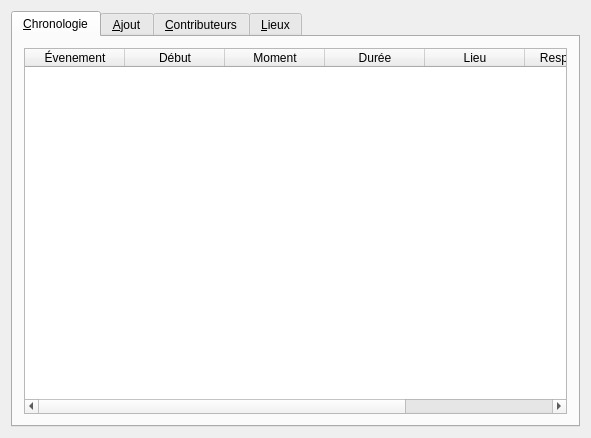
<?xml version="1.0" encoding="UTF-8"?>
<ui version="4.0">
 <class>ChronoEdit</class>
 <widget class="QWidget" name="ChronoEdit">
  <property name="geometry">
   <rect>
    <x>0</x>
    <y>0</y>
    <width>591</width>
    <height>438</height>
   </rect>
  </property>
  <property name="windowTitle">
   <string>ChronoEdit - Éditeur de chronologie de vol</string>
  </property>
  <property name="windowIcon">
   <iconset resource="ressources.qrc">
    <normaloff>:/icons/icon</normaloff>:/icons/icon</iconset>
  </property>
  <layout class="QVBoxLayout" name="verticalLayout_5">
   <item>
    <widget class="QTabWidget" name="tabWidget">
     <property name="toolTip">
      <string/>
     </property>
     <property name="currentIndex">
      <number>0</number>
     </property>
     <widget class="QWidget" name="tabEvent">
      <attribute name="icon">
       <iconset resource="ressources.qrc">
        <normaloff>:/icons/icon</normaloff>:/icons/icon</iconset>
      </attribute>
      <attribute name="title">
       <string>&amp;Chronologie</string>
      </attribute>
      <layout class="QVBoxLayout" name="verticalLayout_6">
       <item>
        <widget class="QTableWidget" name="events">
         <property name="enabled">
          <bool>true</bool>
         </property>
         <property name="editTriggers">
          <set>QAbstractItemView::NoEditTriggers</set>
         </property>
         <property name="dragEnabled">
          <bool>false</bool>
         </property>
         <property name="dragDropOverwriteMode">
          <bool>false</bool>
         </property>
         <property name="selectionBehavior">
          <enum>QAbstractItemView::SelectRows</enum>
         </property>
         <property name="sortingEnabled">
          <bool>true</bool>
         </property>
         <property name="wordWrap">
          <bool>true</bool>
         </property>
         <attribute name="horizontalHeaderVisible">
          <bool>true</bool>
         </attribute>
         <attribute name="horizontalHeaderCascadingSectionResizes">
          <bool>true</bool>
         </attribute>
         <attribute name="horizontalHeaderShowSortIndicator" stdset="0">
          <bool>true</bool>
         </attribute>
         <attribute name="verticalHeaderVisible">
          <bool>false</bool>
         </attribute>
         <attribute name="verticalHeaderCascadingSectionResizes">
          <bool>false</bool>
         </attribute>
         <column>
          <property name="text">
           <string>Évenement</string>
          </property>
         </column>
         <column>
          <property name="text">
           <string>Début</string>
          </property>
         </column>
         <column>
          <property name="text">
           <string>Moment</string>
          </property>
         </column>
         <column>
          <property name="text">
           <string>Durée</string>
          </property>
         </column>
         <column>
          <property name="text">
           <string>Lieu</string>
          </property>
         </column>
         <column>
          <property name="text">
           <string>Responsable</string>
          </property>
         </column>
         <column>
          <property name="text">
           <string>Description</string>
          </property>
         </column>
        </widget>
       </item>
      </layout>
     </widget>
     <widget class="QWidget" name="tab_3">
      <attribute name="icon">
       <iconset resource="ressources.qrc">
        <normaloff>:/icons/buttons/plus</normaloff>:/icons/buttons/plus</iconset>
      </attribute>
      <attribute name="title">
       <string>&amp;Ajout</string>
      </attribute>
      <layout class="QHBoxLayout" name="horizontalLayout_5">
       <item>
        <widget class="QGroupBox" name="groupBox">
         <property name="title">
          <string>Ajouter un évenement</string>
         </property>
         <layout class="QVBoxLayout" name="verticalLayout">
          <item>
           <layout class="QVBoxLayout" name="verticalLayout_4">
            <item>
             <layout class="QFormLayout" name="formLayout">
              <property name="fieldGrowthPolicy">
               <enum>QFormLayout::AllNonFixedFieldsGrow</enum>
              </property>
              <item row="0" column="0">
               <widget class="QLabel" name="titreLabel">
                <property name="text">
                 <string>Titre</string>
                </property>
               </widget>
              </item>
              <item row="0" column="1">
               <widget class="QLineEdit" name="eventTitle"/>
              </item>
              <item row="1" column="0">
               <widget class="QLabel" name="lieuLabel">
                <property name="text">
                 <string>Lieu</string>
                </property>
               </widget>
              </item>
              <item row="1" column="1">
               <widget class="QComboBox" name="eventPlace"/>
              </item>
              <item row="2" column="0">
               <widget class="QLabel" name="actionnaireLabel">
                <property name="text">
                 <string>Actionnaires</string>
                </property>
               </widget>
              </item>
              <item row="2" column="1">
               <widget class="QLabel" name="eventResp">
                <property name="text">
                 <string>Aucun - selectionnez dans l'onglet &quot;Contributeurs&quot;</string>
                </property>
               </widget>
              </item>
             </layout>
            </item>
            <item>
             <layout class="QHBoxLayout" name="horizontalLayout_4">
              <item>
               <widget class="QLabel" name="label_2">
                <property name="text">
                 <string>Début </string>
                </property>
               </widget>
              </item>
              <item>
               <widget class="QTimeEdit" name="debut">
                <property name="whatsThis">
                 <string/>
                </property>
                <property name="minimumTime">
                 <time>
                  <hour>0</hour>
                  <minute>0</minute>
                  <second>0</second>
                 </time>
                </property>
                <property name="calendarPopup">
                 <bool>false</bool>
                </property>
                <property name="time">
                 <time>
                  <hour>0</hour>
                  <minute>0</minute>
                  <second>0</second>
                 </time>
                </property>
               </widget>
              </item>
              <item>
               <widget class="QLabel" name="label">
                <property name="enabled">
                 <bool>true</bool>
                </property>
                <property name="text">
                 <string>Durée</string>
                </property>
               </widget>
              </item>
              <item>
               <widget class="QTimeEdit" name="fin"/>
              </item>
              <item>
               <spacer name="horizontalSpacer_2">
                <property name="orientation">
                 <enum>Qt::Horizontal</enum>
                </property>
                <property name="sizeHint" stdset="0">
                 <size>
                  <width>40</width>
                  <height>20</height>
                 </size>
                </property>
               </spacer>
              </item>
              <item>
               <widget class="QRadioButton" name="avant">
                <property name="toolTip">
                 <string>&lt;html&gt;&lt;head/&gt;&lt;body&gt;&lt;p&gt;Selectionnez si vous désirez que cet évènement se déroule avant ou après &lt;span style=&quot; font-weight:600;&quot;&gt;le lancement&lt;/span&gt;.&lt;/p&gt;&lt;/body&gt;&lt;/html&gt;</string>
                </property>
                <property name="text">
                 <string>Avant</string>
                </property>
                <property name="checked">
                 <bool>true</bool>
                </property>
               </widget>
              </item>
              <item>
               <widget class="QRadioButton" name="radioButton_2">
                <property name="toolTip">
                 <string>&lt;html&gt;&lt;head/&gt;&lt;body&gt;&lt;p&gt;Selectionnez si vous désirez que cet évènement se déroule avant ou après &lt;span style=&quot; font-weight:600;&quot;&gt;le lancement&lt;/span&gt;.&lt;/p&gt;&lt;/body&gt;&lt;/html&gt;</string>
                </property>
                <property name="text">
                 <string>Après</string>
                </property>
                <property name="checked">
                 <bool>false</bool>
                </property>
               </widget>
              </item>
             </layout>
            </item>
            <item>
             <widget class="QPlainTextEdit" name="eventDesc"/>
            </item>
            <item>
             <layout class="QHBoxLayout" name="horizontalLayout_3">
              <item>
               <widget class="QPushButton" name="addEvent">
                <property name="enabled">
                 <bool>false</bool>
                </property>
                <property name="text">
                 <string>&amp;Ajouter</string>
                </property>
                <property name="icon">
                 <iconset resource="ressources.qrc">
                  <normaloff>:/icons/buttons/plus</normaloff>:/icons/buttons/plus</iconset>
                </property>
               </widget>
              </item>
             </layout>
            </item>
           </layout>
          </item>
         </layout>
        </widget>
       </item>
      </layout>
     </widget>
     <widget class="QWidget" name="tab">
      <attribute name="icon">
       <iconset resource="ressources.qrc">
        <normaloff>:/icons/buttons/users</normaloff>:/icons/buttons/users</iconset>
      </attribute>
      <attribute name="title">
       <string>&amp;Contributeurs</string>
      </attribute>
      <layout class="QVBoxLayout" name="verticalLayout_2">
       <item>
        <layout class="QHBoxLayout" name="horizontalLayout">
         <item>
          <widget class="QLineEdit" name="setContributeur"/>
         </item>
         <item>
          <widget class="QPushButton" name="addContributeur">
           <property name="text">
            <string>&amp;Ajouter contributeur</string>
           </property>
           <property name="icon">
            <iconset resource="ressources.qrc">
             <normaloff>:/icons/buttons/plus</normaloff>:/icons/buttons/plus</iconset>
           </property>
          </widget>
         </item>
        </layout>
       </item>
       <item>
        <widget class="QListWidget" name="Contributeurs">
         <property name="selectionMode">
          <enum>QAbstractItemView::MultiSelection</enum>
         </property>
        </widget>
       </item>
       <item>
        <layout class="QHBoxLayout" name="horizontalLayout_6">
         <item>
          <widget class="QPushButton" name="checkContribs">
           <property name="text">
            <string>&amp;Selectionner</string>
           </property>
           <property name="icon">
            <iconset resource="ressources.qrc">
             <normaloff>:/icons/buttons/check</normaloff>:/icons/buttons/check</iconset>
           </property>
           <property name="iconSize">
            <size>
             <width>20</width>
             <height>20</height>
            </size>
           </property>
          </widget>
         </item>
         <item>
          <widget class="QPushButton" name="deleteContribs">
           <property name="maximumSize">
            <size>
             <width>200</width>
             <height>16777215</height>
            </size>
           </property>
           <property name="text">
            <string>&amp;Supprimer</string>
           </property>
           <property name="icon">
            <iconset resource="ressources.qrc">
             <normaloff>:/icons/buttons/delete</normaloff>:/icons/buttons/delete</iconset>
           </property>
           <property name="iconSize">
            <size>
             <width>20</width>
             <height>20</height>
            </size>
           </property>
          </widget>
         </item>
        </layout>
       </item>
      </layout>
     </widget>
     <widget class="QWidget" name="tab_2">
      <attribute name="icon">
       <iconset resource="ressources.qrc">
        <normaloff>:/icons/buttons/boussole</normaloff>:/icons/buttons/boussole</iconset>
      </attribute>
      <attribute name="title">
       <string>&amp;Lieux</string>
      </attribute>
      <layout class="QVBoxLayout" name="verticalLayout_3">
       <item>
        <layout class="QHBoxLayout" name="horizontalLayout_2">
         <item>
          <widget class="QLineEdit" name="setLieu"/>
         </item>
         <item>
          <widget class="QPushButton" name="addLieu">
           <property name="text">
            <string>&amp;Ajouter lieu</string>
           </property>
           <property name="icon">
            <iconset resource="ressources.qrc">
             <normaloff>:/icons/buttons/plus</normaloff>:/icons/buttons/plus</iconset>
           </property>
          </widget>
         </item>
         <item>
          <widget class="QPushButton" name="deleteLieu">
           <property name="text">
            <string>&amp;Supprimer</string>
           </property>
           <property name="icon">
            <iconset resource="ressources.qrc">
             <normaloff>:/icons/buttons/delete</normaloff>:/icons/buttons/delete</iconset>
           </property>
           <property name="iconSize">
            <size>
             <width>20</width>
             <height>20</height>
            </size>
           </property>
          </widget>
         </item>
        </layout>
       </item>
       <item>
        <widget class="QListWidget" name="Lieux">
         <property name="selectionMode">
          <enum>QAbstractItemView::SingleSelection</enum>
         </property>
        </widget>
       </item>
      </layout>
     </widget>
    </widget>
   </item>
  </layout>
 </widget>
 <layoutdefault spacing="6" margin="11"/>
 <resources>
  <include location="ressources.qrc"/>
 </resources>
 <connections>
  <connection>
   <sender>setLieu</sender>
   <signal>returnPressed()</signal>
   <receiver>addLieu</receiver>
   <slot>click()</slot>
   <hints>
    <hint type="sourcelabel">
     <x>232</x>
     <y>63</y>
    </hint>
    <hint type="destinationlabel">
     <x>999</x>
     <y>76</y>
    </hint>
   </hints>
  </connection>
  <connection>
   <sender>setContributeur</sender>
   <signal>returnPressed()</signal>
   <receiver>addContributeur</receiver>
   <slot>click()</slot>
   <hints>
    <hint type="sourcelabel">
     <x>202</x>
     <y>63</y>
    </hint>
    <hint type="destinationlabel">
     <x>999</x>
     <y>76</y>
    </hint>
   </hints>
  </connection>
 </connections>
</ui>
